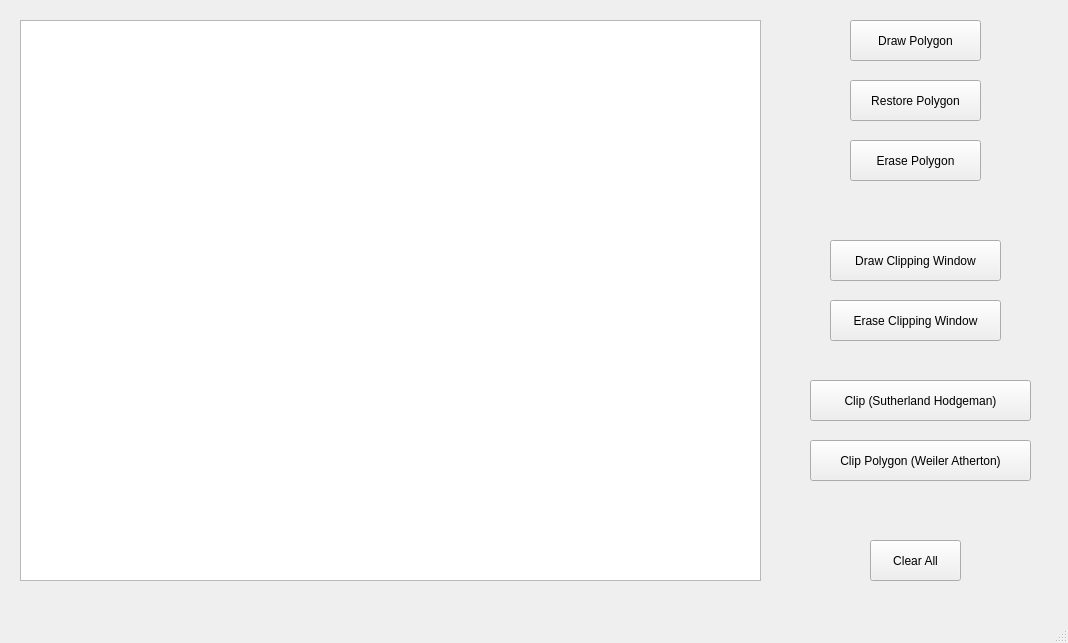
<?xml version="1.0" encoding="UTF-8"?>
<ui version="4.0">
 <class>MainWindow</class>
 <widget class="QMainWindow" name="MainWindow">
  <property name="geometry">
   <rect>
    <x>0</x>
    <y>0</y>
    <width>1068</width>
    <height>643</height>
   </rect>
  </property>
  <property name="windowTitle">
   <string>MainWindow</string>
  </property>
  <widget class="QWidget" name="centralwidget">
   <widget class="QPushButton" name="drawPolygon">
    <property name="geometry">
     <rect>
      <x>850</x>
      <y>20</y>
      <width>131</width>
      <height>41</height>
     </rect>
    </property>
    <property name="text">
     <string>Draw Polygon</string>
    </property>
   </widget>
   <widget class="QPushButton" name="restorePolygon">
    <property name="geometry">
     <rect>
      <x>850</x>
      <y>80</y>
      <width>131</width>
      <height>41</height>
     </rect>
    </property>
    <property name="text">
     <string>Restore Polygon</string>
    </property>
   </widget>
   <widget class="QGraphicsView" name="grid">
    <property name="geometry">
     <rect>
      <x>20</x>
      <y>20</y>
      <width>741</width>
      <height>561</height>
     </rect>
    </property>
   </widget>
   <widget class="QPushButton" name="clearAll">
    <property name="geometry">
     <rect>
      <x>870</x>
      <y>540</y>
      <width>91</width>
      <height>41</height>
     </rect>
    </property>
    <property name="text">
     <string>Clear All</string>
    </property>
   </widget>
   <widget class="QPushButton" name="erasePolygon">
    <property name="geometry">
     <rect>
      <x>850</x>
      <y>140</y>
      <width>131</width>
      <height>41</height>
     </rect>
    </property>
    <property name="text">
     <string>Erase Polygon</string>
    </property>
   </widget>
   <widget class="QPushButton" name="drawWindow">
    <property name="geometry">
     <rect>
      <x>830</x>
      <y>240</y>
      <width>171</width>
      <height>41</height>
     </rect>
    </property>
    <property name="text">
     <string>Draw Clipping Window</string>
    </property>
   </widget>
   <widget class="QPushButton" name="eraseWindow">
    <property name="geometry">
     <rect>
      <x>830</x>
      <y>300</y>
      <width>171</width>
      <height>41</height>
     </rect>
    </property>
    <property name="text">
     <string>Erase Clipping Window</string>
    </property>
   </widget>
   <widget class="QPushButton" name="clipPolygonSutherHodge">
    <property name="geometry">
     <rect>
      <x>810</x>
      <y>380</y>
      <width>221</width>
      <height>41</height>
     </rect>
    </property>
    <property name="text">
     <string>Clip (Sutherland Hodgeman)</string>
    </property>
   </widget>
   <widget class="QPushButton" name="clipPolygonWeilerAther">
    <property name="geometry">
     <rect>
      <x>810</x>
      <y>440</y>
      <width>221</width>
      <height>41</height>
     </rect>
    </property>
    <property name="text">
     <string>Clip Polygon (Weiler Atherton)</string>
    </property>
   </widget>
  </widget>
  <widget class="QMenuBar" name="menubar">
   <property name="geometry">
    <rect>
     <x>0</x>
     <y>0</y>
     <width>1068</width>
     <height>25</height>
    </rect>
   </property>
  </widget>
  <widget class="QStatusBar" name="statusbar"/>
 </widget>
 <resources/>
 <connections/>
</ui>
